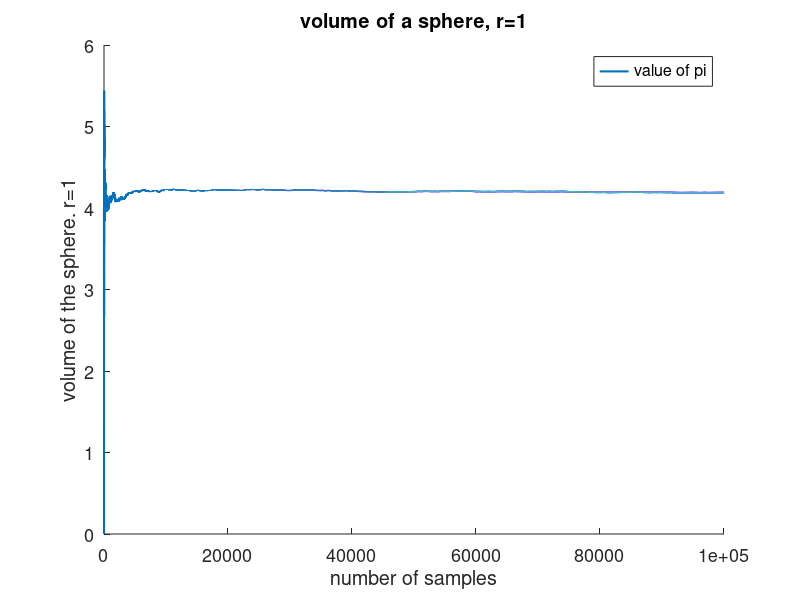
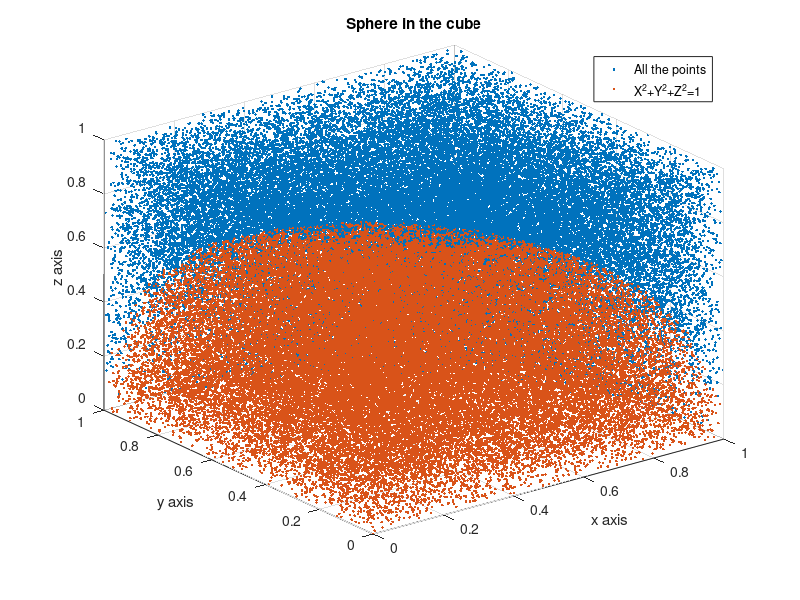
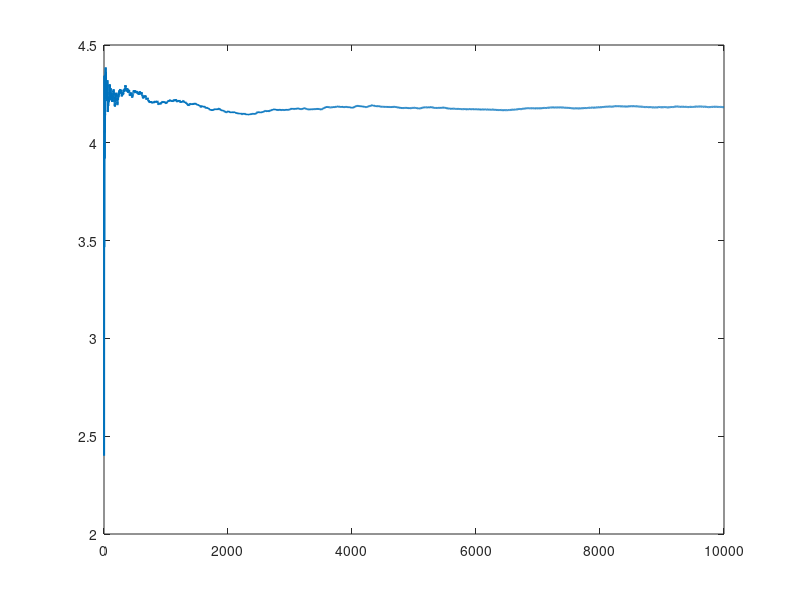
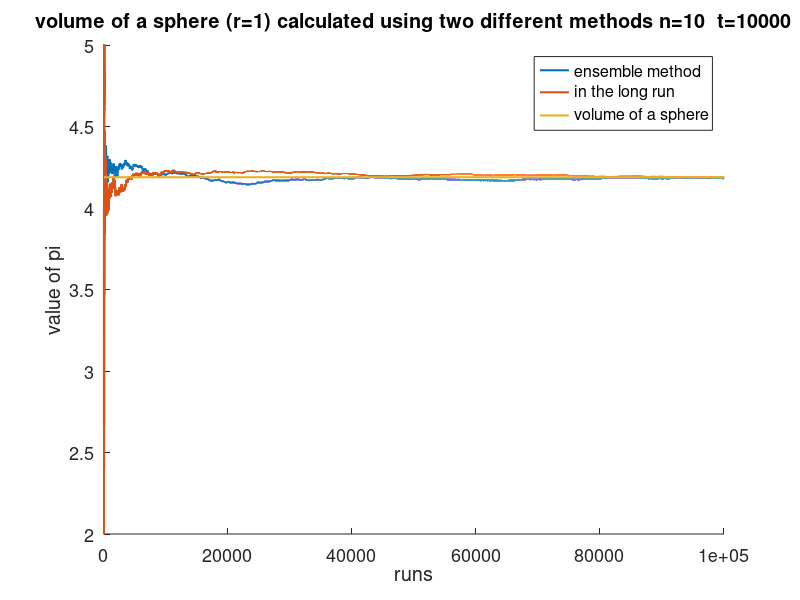

Write the MATLAB code that produced these figures, in order.
close all;
clear;
%% a
% bigger function y=4;
n=100000;
count=0;
ptxs=zeros(n,1);
ptys=zeros(n,1);
optxs=zeros(n,1);
optys=zeros(n,1);
ptzs=zeros(n,1);
optzs=zeros(n,1);

arr=zeros(n,1);
vol=zeros(n,1);
for i=1:n
    ptx=rand();
    pty=rand();
    ptz=rand();
    ptxs(i)=ptx;
    ptys(i)=pty;
    ptzs(i)=ptz;
    if(ptx*ptx+pty*pty+ptz*ptz<=1)
        optxs(i)=ptx;
        optys(i)=pty;  
        optzs(i)=ptz;  
        count=count+1;
        arr(i)=1;
    end
    vol(i)=count/i;
end
pi_val=vol*8;
savedv1=pi_val';
savedv2=n;

a=figure;
set(gca,'fontsize',13)
hold on
plot(1:1:n,pi_val,'lineWidth',1.5);
legend('value of pi')
mytitle=strcat('volume of a sphere, r=1');
xlabel('number of samples');
ylabel('volume of the sphere. r=1');
title(mytitle);
saveas(a,'pr1c1.jpeg')
pi_val(n)

a=figure;

scatter3(ptxs,ptys,ptzs,'.b')
hold on;
scatter3(optxs,optys,optzs,'.r')
legend('All the points','X^2+Y^2+Z^2=1 ')
mytitle=strcat('Sphere in the cube');
xlabel('x axis');
ylabel('y axis');
zlabel('z axis');

title(mytitle);
saveas(a,'pr1c2.jpeg')



n=10;
t=10000;
count=0;
ptxs=zeros(n,1);
ptys=zeros(n,1);
optxs=zeros(n,1);
optys=zeros(n,1);
ptzs=zeros(n,1);
optzs=zeros(n,1);


avd1=zeros(t,1);
for ind=1:t
    count=0;
    arr=zeros(n,1);
    vol=zeros(n,1);
    for i=1:n

        ptx=rand();
        pty=rand();
        ptz=rand();
        ptxs(i)=ptx;
        ptys(i)=pty;
        ptzs(i)=ptz;
        if(ptx*ptx+pty*pty+ptz*ptz<=1)
            optxs(i)=ptx;
            optys(i)=pty;  
            optzs(i)=ptz;  
            count=count+1;
            arr(i)=1;
        end
        vol(i)=count/i;
    end
    pi_val=vol*8;
    avd1(ind)=pi_val(n);
end

for i=2:t
    avd1(i)=(avd1(i)+avd1(i-1)*(i-1) )/(i);
end

figure;
plot(1:1:t,avd1,'lineWidth',1.5);







avd2=zeros(savedv2,1);
count=1;
for i=1:savedv2
    avd2(i)=avd1(count);
    if(mod(i,n)==0)
        count=count+1;
    end
end

figure;
set(gca,'fontsize',13)
hold on
plot(1:1:savedv2,avd2,'lineWidth',1.5);
ylim([0 3.5])
hold on
plot(1:1:savedv2,savedv1,'lineWidth',1.5);
ylim([2 5])
hold on
plot([1 savedv2],[4*pi/3 4*pi/3],'lineWidth',1.5)
legend('ensemble method','in the long run','volume of a sphere')
mytitle=strcat('volume of a sphere (r=1) calculated using two different methods n=',int2str(n),'  t=',int2str(t));

xlabel('runs');
ylabel('value of pi');
title(mytitle);
